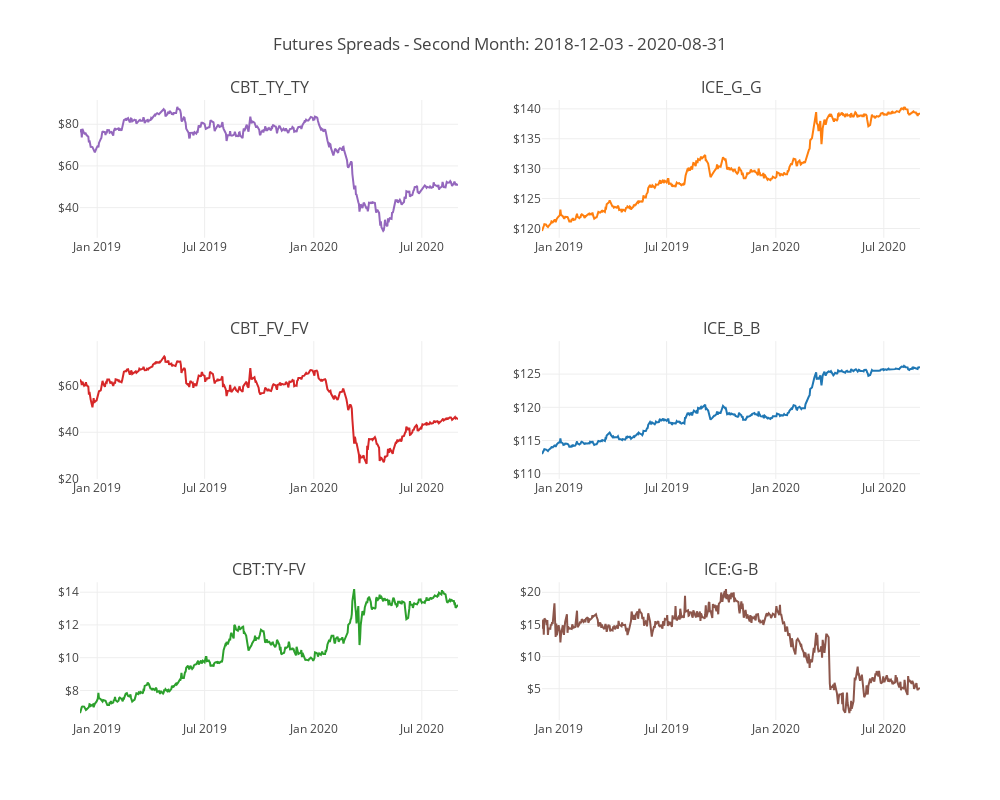

The cell this chart's notebook holds for it:
### Markdown cell above
### Spread Charts
A significant feature of both sets of charts is the relatively large change in performance that occurs beginning in the first quarter of 2020, presumably as a result of the pandemic. The effect is seen more clearly in the ICE:G-B spread than it is in the CBT:TY-FV spread, but is evident in the CBT:TY-FV spread nonetheless, and clearly evident in all of the underlying securities. If the objective of this analysis was to form a basis for a reversion to the mean trading strategy and the there was no expectation of there being similar shocks to the system during our investment horizon, it may be appropriate to exclude this period from the analysis.

### Code cell
utils.make_spread_charts(
    pairs, df_second,
    title_text="Futures Spreads - Second Month",
    fig_size=dict(width=1000, height=800)
)

### Figure 1 — Plotly figure (JSON) as saved in the notebook; plotly's stock layout.template omitted (floating-point values rounded to 4 significant figures; data arrays with more than 128 entries replaced by an {"elided": "..."} marker saying what was removed)
{"data": [{"name": "CBT_FV_FV", "type": "scatter", "x": {"elided": "452 str values"}, "xaxis": "x4", "y": {"elided": "452 float values"}, "yaxis": "y4"}, {"name": "CBT_TY_TY", "type": "scatter", "x": {"elided": "452 str values"}, "xaxis": "x2", "y": {"elided": "452 float values"}, "yaxis": "y2"}, {"name": "CBT:TY-FV", "type": "scatter", "x": {"elided": "452 str values"}, "xaxis": "x5", "y": {"elided": "452 float values"}, "yaxis": "y5"}, {"name": "ICE_B_B", "type": "scatter", "x": {"elided": "450 str values"}, "xaxis": "x3", "y": {"elided": "450 float values"}, "yaxis": "y3"}, {"name": "ICE_G_G", "type": "scatter", "x": {"elided": "450 str values"}, "xaxis": "x", "y": {"elided": "450 float values"}, "yaxis": "y"}, {"name": "ICE:G-B", "type": "scatter", "x": {"elided": "450 str values"}, "xaxis": "x6", "y": {"elided": "450 float values"}, "yaxis": "y6"}], "layout": {"annotations": [{"font": {"size": 16}, "showarrow": false, "text": "CBT_TY_TY", "x": 0.225, "xanchor": "center", "xref": "paper", "y": 1, "yanchor": "bottom", "yref": "paper"}, {"font": {"size": 16}, "showarrow": false, "text": "ICE_G_G", "x": 0.775, "xanchor": "center", "xref": "paper", "y": 1, "yanchor": "bottom", "yref": "paper"}, {"font": {"size": 16}, "showarrow": false, "text": "CBT_FV_FV", "x": 0.225, "xanchor": "center", "xref": "paper", "y": 0.6111, "yanchor": "bottom", "yref": "paper"}, {"font": {"size": 16}, "showarrow": false, "text": "ICE_B_B", "x": 0.775, "xanchor": "center", "xref": "paper", "y": 0.6111, "yanchor": "bottom", "yref": "paper"}, {"font": {"size": 16}, "showarrow": false, "text": "CBT:TY-FV", "x": 0.225, "xanchor": "center", "xref": "paper", "y": 0.2222, "yanchor": "bottom", "yref": "paper"}, {"font": {"size": 16}, "showarrow": false, "text": "ICE:G-B", "x": 0.775, "xanchor": "center", "xref": "paper", "y": 0.2222, "yanchor": "bottom", "yref": "paper"}], "height": 800, "showlegend": false, "title": {"text": "Futures Spreads - Second Month: 2018-12-03 - 2020-08-31"}, "width": 1000, "xaxis": {"anchor": "y", "domain": [0, 0.45]}, "xaxis2": {"anchor": "y2", "domain": [0.55, 1]}, "xaxis3": {"anchor": "y3", "domain": [0, 0.45]}, "xaxis4": {"anchor": "y4", "domain": [0.55, 1]}, "xaxis5": {"anchor": "y5", "domain": [0, 0.45]}, "xaxis6": {"anchor": "y6", "domain": [0.55, 1]}, "yaxis": {"anchor": "x", "domain": [0.7778, 1], "tickprefix": "$"}, "yaxis2": {"anchor": "x2", "domain": [0.7778, 1], "tickprefix": "$"}, "yaxis3": {"anchor": "x3", "domain": [0.3889, 0.6111], "range": [19.88, 79.34], "tickprefix": "$"}, "yaxis4": {"anchor": "x4", "domain": [0.3889, 0.6111], "range": [109.2, 130.0], "tickprefix": "$"}, "yaxis5": {"anchor": "x5", "domain": [0, 0.2222], "tickprefix": "$"}, "yaxis6": {"anchor": "x6", "domain": [0, 0.2222], "tickprefix": "$"}}}
